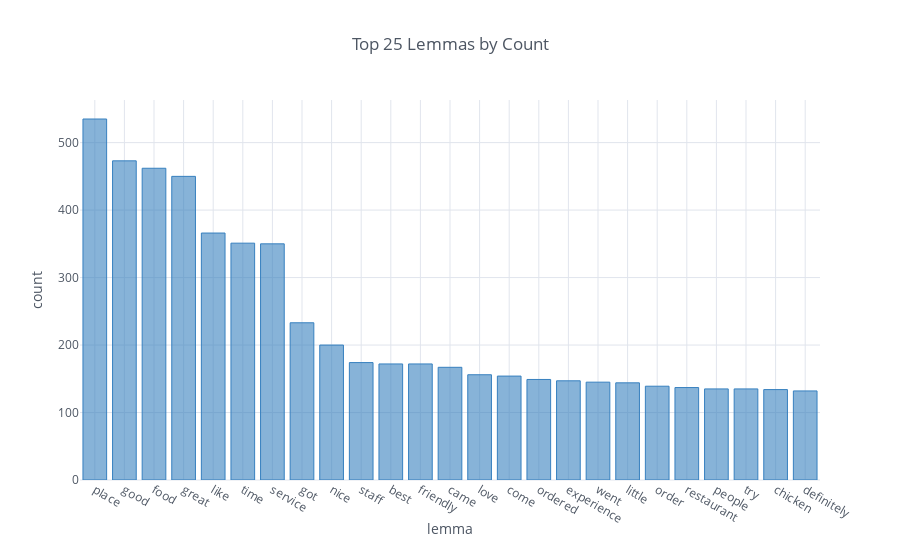

Write notebook code for a chart like this one.
### Code cell
lemma_df = pd.DataFrame(Counter(all_lemmas).most_common(25), columns=['Word', 'Count']).set_index('Word')
lemma_plot = lemma_df.iplot(kind='bar', 
                            asFigure=True, 
                            xTitle='lemma', 
                            yTitle='count', 
                            title='Top 25 Lemmas by Count',
                            color='blue')
cf.iplot(lemma_plot, legend=False)

### Figure 1 — Plotly figure (JSON) as saved in the notebook; plotly's stock layout.template omitted (floating-point values rounded to 4 significant figures)
{"data": [{"marker": {"color": "rgba(55, 128, 191, 0.6)", "line": {"color": "rgba(55, 128, 191, 1.0)", "width": 1}}, "name": "Count", "orientation": "v", "text": "", "type": "bar", "uid": "b50ba2", "x": ["place", "good", "food", "great", "like", "time", "service", "got", "nice", "staff", "best", "friendly", "came", "love", "come", "ordered", "experience", "went", "little", "order", "restaurant", "people", "try", "chicken", "definitely"], "y": [535, 473, 462, 450, 366, 351, 350, 233, 200, 174, 172, 172, 167, 156, 154, 149, 147, 145, 144, 139, 137, 135, 135, 134, 132]}], "layout": {"autosize": true, "legend": {"bgcolor": "#FFFFFF", "font": {"color": "#4D5663"}}, "paper_bgcolor": "#FFFFFF", "plot_bgcolor": "#FFFFFF", "showlegend": false, "title": "Top 25 Lemmas by Count", "titlefont": {"color": "#4D5663"}, "xaxis": {"autorange": true, "gridcolor": "#E1E5ED", "range": [-0.5, 24.5], "showgrid": true, "tickfont": {"color": "#4D5663"}, "title": "lemma", "titlefont": {"color": "#4D5663"}, "type": "category", "zerolinecolor": "#E1E5ED"}, "yaxis": {"autorange": true, "gridcolor": "#E1E5ED", "range": [0, 563.2], "showgrid": true, "tickfont": {"color": "#4D5663"}, "title": "count", "titlefont": {"color": "#4D5663"}, "type": "linear", "zerolinecolor": "#E1E5ED"}}}
